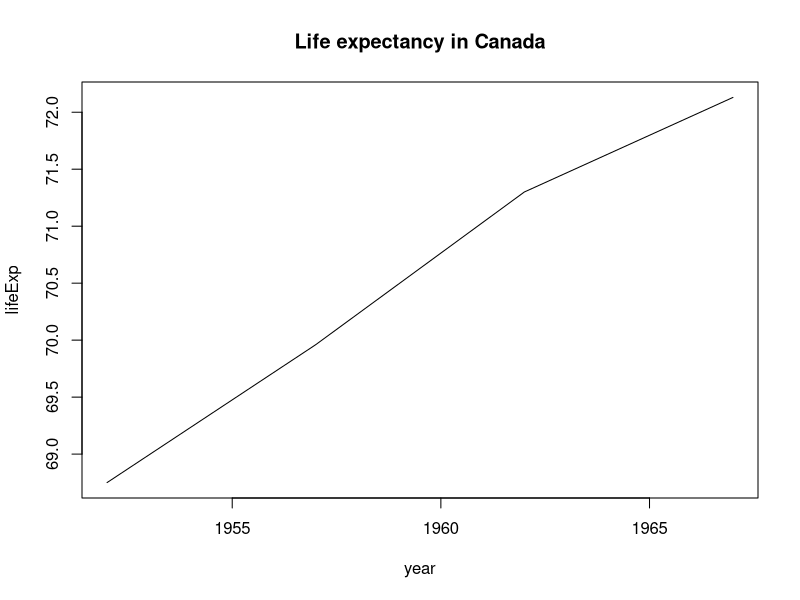
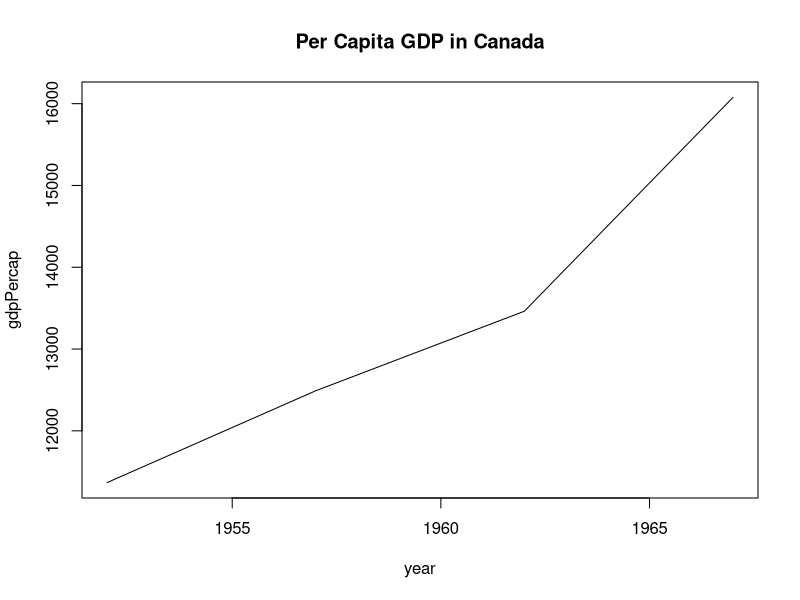

Source code (R) for these figures, in order:
rm(list=ls())
options(scipen = 100)   ## Turning scientific notation off so that the final regression output does not contain scientific notation



# reading in datasets 

GDP_data <- read.csv("inputs/gdp_52-67.csv")            
LE_data <- read.csv("inputs/le_52-67.csv")


 #merging datasets
total <- merge(GDP_data,LE_data,by=c("continent","country","year"))


#calculating GDP per capita
gdpPercap = total$gdp/total$pop

#putting gdpPercap in the table with the rest of the data
total$gdpPercap <- gdpPercap

#plotting 
plot(subset(total, country =="Canada",
            select=c(year,lifeExp)), type = "l", main = "Life expectancy in Canada" )


plot(subset(total, country =="Canada",
            select=c(year,gdpPercap)), type = "l", main = "Per Capita GDP in Canada" )

#regressing life expectancy on per capita GDP

reg = lm(formula = total$lifeExp~total$gdpPercap)
summary(reg)

